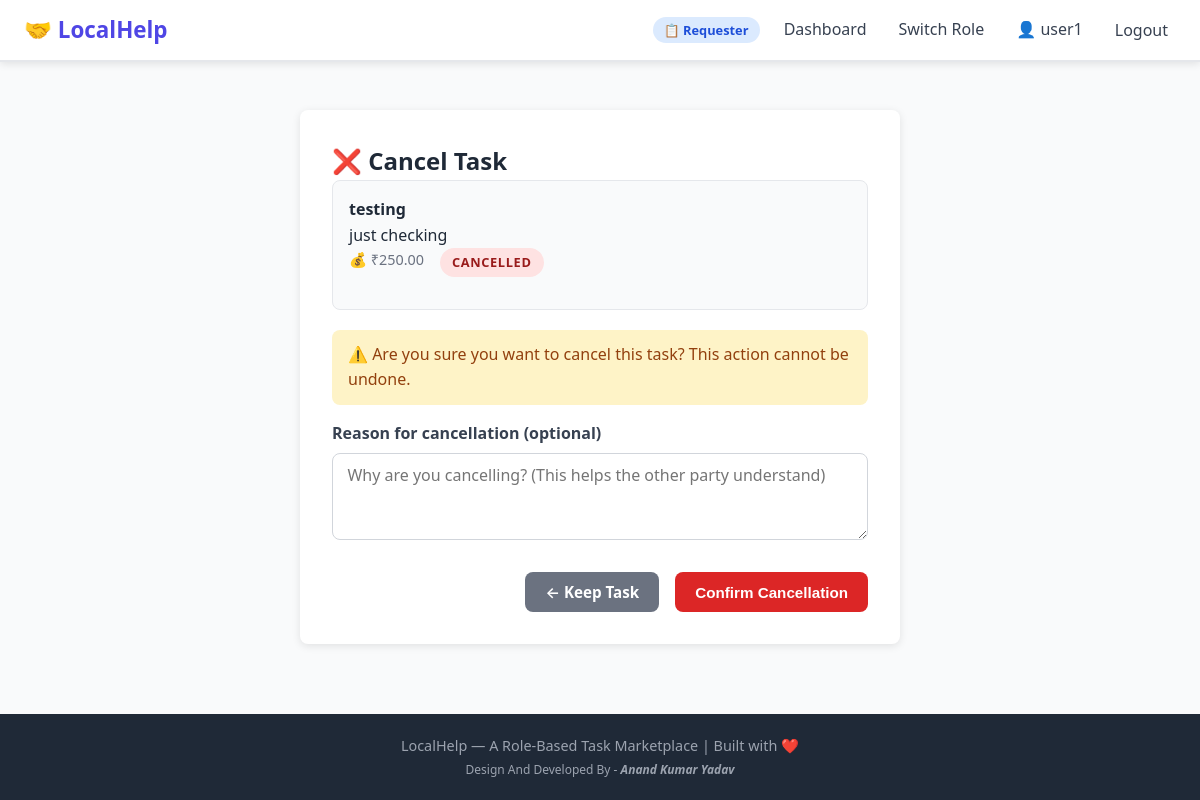
The page /task/1/cancel/ (signed in) on the database its author committed.
### core/models.py (models this page shows, shortened)
class Task(models.Model):
    STATUS_CHOICES = [
        ('CREATED', 'Created'),                             # Just created, not yet visible
        ('OPEN', 'Open'),                                   # Visible to helpers
        ('ACCEPTED', 'Accepted'),                          # A helper has taken it
        ('COMPLETION_REQUESTED', 'Completion Requested'), # Helper says done, waiting for requester
        ('COMPLETED', 'Completed'),                        # Requester confirmed, done!
        ('CANCELLED', 'Cancelled'),                        # Cancelled by either party
        ('EXPIRED', 'Expired'),                            # Nobody accepted within 30 minutes
    ]
    requester = models.ForeignKey(
        User,
        on_delete=models.CASCADE,
        related_name='tasks_as_requester'
    )
    helper = models.ForeignKey(
        User,
        on_delete=models.SET_NULL,  # If helper account deleted, don't delete the task
        null=True,
        blank=True,
        related_name='tasks_as_helper'
    )
    title = models.CharField(max_length=200)  # Short title, max 200 characters
    description = models.TextField()          # Longer text, no length limit
    payment_amount = models.DecimalField(
        max_digits=8,      # Up to 99999.99
        decimal_places=2   # Always 2 decimal places (like money)
    )
    latitude = models.DecimalField(max_digits=9, decimal_places=6, blank=True, null=True)
    longitude = models.DecimalField(max_digits=9, decimal_places=6, blank=True, null=True)
    status = models.CharField(
        max_length=30,
        choices=STATUS_CHOICES,
        default='OPEN'  # Tasks start as OPEN immediately (skip CREATED for simplicity)
    )
    created_at = models.DateTimeField(auto_now_add=True)
    accepted_at = models.DateTimeField(null=True, blank=True)
    completed_at = models.DateTimeField(null=True, blank=True)
    cancel_reason = models.TextField(blank=True, default='')

### core/views.py (the view)
# urls.py: path('task/<int:task_id>/cancel/', views.view_cancel_task, name='cancel_task'),
def view_cancel_task(request, task_id):
    if not request.user.is_authenticated:
        return redirect('login')
    task = get_object_or_404(Task, id=task_id)
    if request.method == 'POST':
        cancel_reason = request.POST.get('cancel_reason', '').strip()
        profile = request.user.userprofile
        if profile.active_role == 'requester':
            if task.requester != request.user:
                messages.error(request, "You don't own this task.")
                return redirect('dashboard')
            if task.status not in ['OPEN', 'ACCEPTED']:
                messages.error(request, f"Cannot cancel. Current status: {task.status}")
                return redirect('dashboard')
        elif profile.active_role == 'helper':
            if task.helper != request.user:
                messages.error(request, "You are not the helper for this task.")
                return redirect('dashboard')
            if task.status != 'ACCEPTED':
                messages.error(request, f"Cannot cancel. Current status: {task.status}")
                return redirect('dashboard')
        else:
            messages.error(request, "Invalid role.")
            return redirect('dashboard')
        task.status = 'CANCELLED'
        task.cancel_reason = cancel_reason  # Save the reason (can be empty)
        task.save()
        messages.success(request, "Task cancelled successfully.")
        return redirect('dashboard')
    else:
        return render(request, 'core/cancel_task.html', {
            'task': task,
            'profile': request.user.userprofile,
        })

### core/templates/core/cancel_task.html (shortened to what this page needs)
{% extends "base.html" %}
{% block content %}
<div class="form-container">
    <div class="form-card">
        <h2>❌ Cancel Task</h2>
        <div class="task-preview">
            <h4>{{ task.title }}</h4>
            <p>{{ task.description|truncatechars:200 }}</p>
            <div class="task-meta">
                <span>💰 ₹{{ task.payment_amount }}</span>
                <span class="status-badge status-{{ task.status|lower }}">{{ task.status }}</span>
            </div>
        </div>
        <div class="warning-box">
            ⚠️ Are you sure you want to cancel this task? This action cannot be undone.
        </div>
        <form method="post" action="{% url 'cancel_task' task.id %}">
            <div class="form-group">
                <label for="cancel_reason">Reason for cancellation (optional)</label>
                <textarea
                    id="cancel_reason"
                    name="cancel_reason"
                    rows="3"
                    placeholder="Why are you cancelling? (This helps the other party understand)"
                ></textarea>
            </div>
            <div class="form-actions">
                <a href="{% url 'dashboard' %}" class="btn btn-secondary">← Keep Task</a>
                <button type="submit" class="btn btn-danger">Confirm Cancellation</button>
            </div>
        </form>
    </div>
</div>
{% endblock %}

### templates/base.html (shortened to what this page needs)
<!DOCTYPE html>
<html lang="en">
<head>
    {% load static %}
    <link rel="stylesheet" href="{% static 'css/style.css' %}">
</head>
<body>
    <nav class="navbar">
        <div class="nav-brand">
            <a href="{% url 'home' %}">🤝 LocalHelp</a>
        </div>
        <div class="nav-links">
            {% if user.is_authenticated %}
                <span class="role-badge role-{{ user.userprofile.active_role }}">
                    {% if user.userprofile.active_role == 'requester' %}📋 Requester
                    {% else %}🔧 Helper{% endif %}
                </span>
                <a href="{% url 'dashboard' %}">Dashboard</a>
                <a href="{% url 'select_role' %}">Switch Role</a>
                <a href="{% url 'profile' user.username %}">
                    👤 {{ user.username }}
                </a>
                <form method="post" action="{% url 'logout' %}" style="display:inline;">
                    <button type="submit" class="btn-link">Logout</button>
                </form>
            {% else %}
                <a href="{% url 'login' %}">Login</a>
                <a href="{% url 'register' %}">Register</a>
            {% endif %}
        </div>
    </nav>
    <main class="main-content">
        {% block content %}
        {% endblock %}
    </main>
    <footer class="footer">
        <p>LocalHelp — A Role-Based Task Marketplace | Built with ❤️</p>
        <small>Design And Developed By -<b><i> Anand Kumar Yadav</i></b></small>
    </footer>
</body>
</html>

### static/css/style.css (style rules this page uses)
:root { --primary: #4F46E5; --primary-dark: #3730A3; --success: #16A34A; --danger: #DC2626; --warning: #D97706; --secondary: #6B7280; --status-open: #2563EB; --status-accepted: #7C3AED; --status-completion: #D97706; --status-completed: #16A34A; --status-cancelled: #DC2626; --status-expired: #6B7280; --max-width: 1100px; --border-radius: 8px; --shadow: 0 2px 8px rgba(0, 0, 0, 0.1); --shadow-lg: 0 4px 20px rgba(0, 0, 0, 0.15); --font: 'Segoe UI', system-ui, -apple-system, sans-serif; --font-size-base: 16px; }
*, *::before, *::after { box-sizing: border-box; margin: 0; padding: 0; }
body { font-family: var(--font); font-size: var(--font-size-base); background-color: #F9FAFB; color: #1F2937; line-height: 1.6; min-height: 100vh; display: flex; flex-direction: column; }
a { color: var(--primary); text-decoration: none; }
.main-content { flex: 1; padding: 2rem 1rem; max-width: var(--max-width); margin: 0 auto; width: 100%; }
.navbar { background-color: white; border-bottom: 2px solid #E5E7EB; padding: 0.75rem 1.5rem; display: flex; align-items: center; justify-content: space-between; box-shadow: var(--shadow); position: sticky; top: 0; z-index: 100; }
.nav-brand a { font-size: 1.4rem; font-weight: 700; color: var(--primary); text-decoration: none; }
.nav-links { display: flex; align-items: center; gap: 1rem; flex-wrap: wrap; }
.nav-links a { color: #374151; font-weight: 500; padding: 0.3rem 0.5rem; border-radius: 4px; transition: background 0.2s; }
.role-badge { padding: 0.2rem 0.7rem; border-radius: 999px; font-size: 0.8rem; font-weight: 600; }
.role-requester { background: #DBEAFE; color: #1D4ED8; }
.btn-link { background: none; border: none; cursor: pointer; color: #374151; font-family: var(--font); font-size: 1rem; font-weight: 500; padding: 0.3rem 0.5rem; border-radius: 4px; }
.btn { display: inline-block; padding: 0.5rem 1.25rem; border-radius: var(--border-radius); font-size: 0.95rem; font-weight: 600; cursor: pointer; border: none; transition: opacity 0.2s, transform 0.1s; text-decoration: none; text-align: center; }
.btn-danger { background: var(--danger); color: white; }
.btn-secondary { background: var(--secondary); color: white; }
.form-container { display: flex; justify-content: center; padding: 1rem; }
.form-card { background: white; border-radius: var(--border-radius); box-shadow: var(--shadow); padding: 2rem; width: 100%; max-width: 600px; }
.form-group { margin-bottom: 1.25rem; }
.form-group label { display: block; font-weight: 600; margin-bottom: 0.4rem; color: #374151; }
.form-group input, .form-group textarea, .form-group select { width: 100%; padding: 0.6rem 0.9rem; border: 1.5px solid #D1D5DB; border-radius: var(--border-radius); font-size: 1rem; font-family: var(--font); background: white; transition: border-color 0.2s; }
.form-actions { display: flex; gap: 1rem; margin-top: 1.5rem; justify-content: flex-end; }
.task-meta { display: flex; gap: 1rem; flex-wrap: wrap; color: #6B7280; font-size: 0.9rem; margin-bottom: 1rem; }
.status-badge { padding: 0.25rem 0.75rem; border-radius: 999px; font-size: 0.8rem; font-weight: 700; text-transform: uppercase; letter-spacing: 0.05em; }
.status-cancelled { background: #FEE2E2; color: #991B1B; }
.warning-box { background: #FEF3C7; color: #92400E; padding: 0.75rem 1rem; border-radius: var(--border-radius); font-weight: 500; margin-bottom: 1rem; }
.task-preview { background: #F9FAFB; border-radius: var(--border-radius); padding: 1rem; margin-bottom: 1.25rem; border: 1px solid #E5E7EB; }
.footer { background: #1F2937; color: #9CA3AF; text-align: center; padding: 1.25rem; margin-top: auto; font-size: 0.9rem; }

### rows shown on the page
Task: title "testing", description "just checking", payment_amount "250.00", status "CANCELLED"

### other values the page prints
{{ user.username }} "user1"
